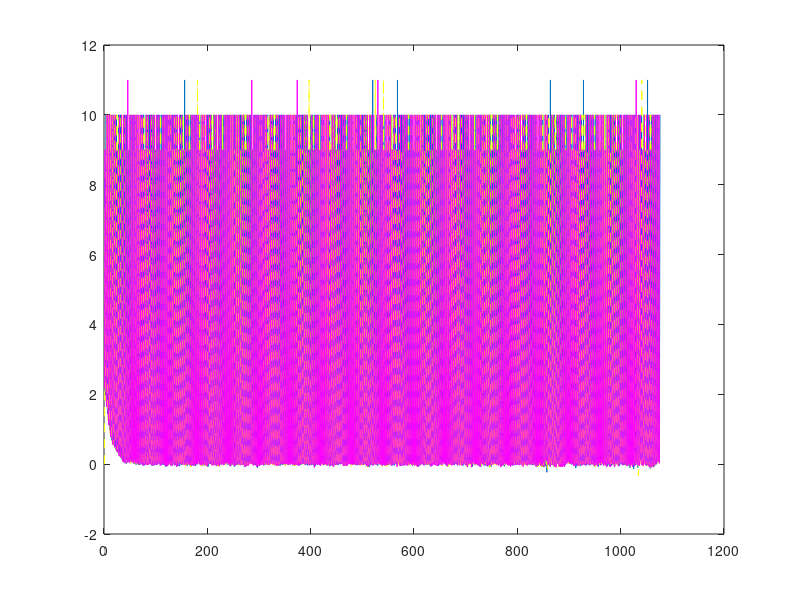

Write the MATLAB code that produced this figure. (Note: this script raises an error after producing the figure.)
fileID = fopen('Nothing.txt');
C = textscan(fileID,'%f %f %f','delimiter', '\n','CommentStyle','#');
fclose(fileID);
celldisp(C)
figure('name','Nothing');
plot(1:length(C{1})-2,C{1}(2:1077))
hold on;
plot(1:length(C{2})-2,C{2}(2:1077),'y--');
plot(1:length(C{3})-2,C{3}(2:1077),'m');
hold off;
figure('name','Act');
fileID = fopen('Act.txt');
C = textscan(fileID,'%f %f %f','delimiter', '\n','CommentStyle','#');
fclose(fileID);
celldisp(C)
plot(1:length(C{1})-2,C{1}(2:length(C{1})-1))
hold on;
plot(1:length(C{2})-2,C{2}(2:length(C{2})-1),'y');
plot(1:length(C{3})-2,C{3}(2:length(C{3})-1),'m');
hold off;
figure('name','Act1');
fileID = fopen('Act1.txt');
C = textscan(fileID,'%f %f %f','delimiter', '\n','CommentStyle','#');
fclose(fileID);
celldisp(C)
plot(1:length(C{1})-2,C{1}(2:length(C{1})-1))
hold on;
plot(1:length(C{2})-2,C{2}(2:length(C{2})-1),'y');
plot(1:length(C{3})-2,C{3}(2:length(C{3})-1),'m');
hold off;
